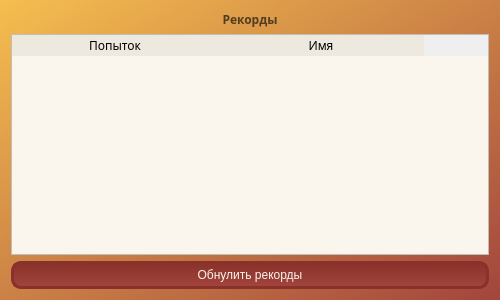
<?xml version="1.0" encoding="UTF-8"?>
<ui version="4.0">
 <class>TableRecordsWidget</class>
 <widget class="QDialog" name="TableRecordsWidget">
  <property name="geometry">
   <rect>
    <x>0</x>
    <y>0</y>
    <width>500</width>
    <height>300</height>
   </rect>
  </property>
  <property name="minimumSize">
   <size>
    <width>500</width>
    <height>300</height>
   </size>
  </property>
  <property name="maximumSize">
   <size>
    <width>500</width>
    <height>300</height>
   </size>
  </property>
  <property name="windowTitle">
   <string>Рекорды</string>
  </property>
  <property name="windowIcon">
   <iconset resource="resours.qrc">
    <normaloff>:/icons/icons/bulls.png</normaloff>:/icons/icons/bulls.png</iconset>
  </property>
  <property name="styleSheet">
   <string notr="true">QDialog{background-color: qlineargradient(spread:pad, x1:0, y1:0, x2:1, y2:1, stop:0 rgba(245, 190, 79, 255), stop:1 rgba(162, 69, 61, 255))}
QPushButton{
	background-color: qlineargradient(spread:pad, x1:0.5, y1:1, x2:0.5, y2:0, stop:0 rgba(162, 69, 61, 255), stop:1 rgba(137, 49, 42, 255));
	border:  3px solid #89312a;
	padding:4px;
	border-radius:10px;
	color:#faf6ed;
	font: 9pt &quot;Century Gothic&quot;;
}
QPushButton:hover{
	background-color: qlineargradient(spread:pad, x1:0.5, y1:1, x2:0.5, y2:0, stop:0 rgba(162, 69, 61, 200), stop:1 rgba(137, 49, 42, 200));
	border:  3px solid rgba(137, 49, 42, 200);
	padding:4px;
	border-radius:10px;
	color:#faf6ed;
	font: 9pt &quot;Century Gothic&quot;;
}
QPushButton:disabled{
	background-color: qlineargradient(spread:pad, x1:0.5, y1:1, x2:0.5, y2:0, stop:0 rgba(162, 69, 61, 150), stop:1 rgba(137, 49, 42, 150));
	border:  3px solid #89312a;
	padding:4px;
	border-radius:10px;
	color: rgba(250, 246, 237, 150);
	font: 9pt &quot;Century Gothic&quot;;
}</string>
  </property>
  <layout class="QVBoxLayout" name="verticalLayout">
   <item>
    <widget class="QLabel" name="label">
     <property name="font">
      <font>
       <family>Century Gothic</family>
       <bold>true</bold>
      </font>
     </property>
     <property name="styleSheet">
      <string notr="true">color:#513e1f;</string>
     </property>
     <property name="text">
      <string>Рекорды</string>
     </property>
     <property name="alignment">
      <set>Qt::AlignCenter</set>
     </property>
    </widget>
   </item>
   <item>
    <widget class="QTableWidget" name="tableWidget">
     <property name="font">
      <font>
       <family>Century Gothic</family>
      </font>
     </property>
     <property name="styleSheet">
      <string notr="true">QTableWidget { background-color: #faf6ed; alternate-background-color: #ede9df; gridline-color: #ede9df; color: #513e1f; selection-background-color: #e0dcd1; selection-color: #44341a;}
QHeaderView::section:vertical { border:none; margin-left: 10%; background-color:#ede9df}
QHeaderView::section:horizontal { border:2px; margin-botton: 10%; background-color:#ede9df}</string>
     </property>
     <property name="editTriggers">
      <set>QAbstractItemView::NoEditTriggers</set>
     </property>
     <attribute name="horizontalHeaderMinimumSectionSize">
      <number>48</number>
     </attribute>
     <attribute name="horizontalHeaderDefaultSectionSize">
      <number>206</number>
     </attribute>
     <column>
      <property name="text">
       <string>Попыток</string>
      </property>
      <property name="font">
       <font>
        <family>Century Gothic</family>
       </font>
      </property>
      <property name="background">
       <color alpha="0">
        <red>42</red>
        <green>143</green>
        <blue>49</blue>
       </color>
      </property>
     </column>
     <column>
      <property name="text">
       <string>Имя</string>
      </property>
      <property name="font">
       <font>
        <family>Century Gothic</family>
       </font>
      </property>
      <property name="background">
       <color>
        <red>61</red>
        <green>101</green>
        <blue>34</blue>
       </color>
      </property>
     </column>
    </widget>
   </item>
   <item>
    <widget class="QPushButton" name="ResetButton">
     <property name="text">
      <string>Обнулить рекорды</string>
     </property>
    </widget>
   </item>
  </layout>
 </widget>
 <resources>
  <include location="resours.qrc"/>
 </resources>
 <connections/>
</ui>
